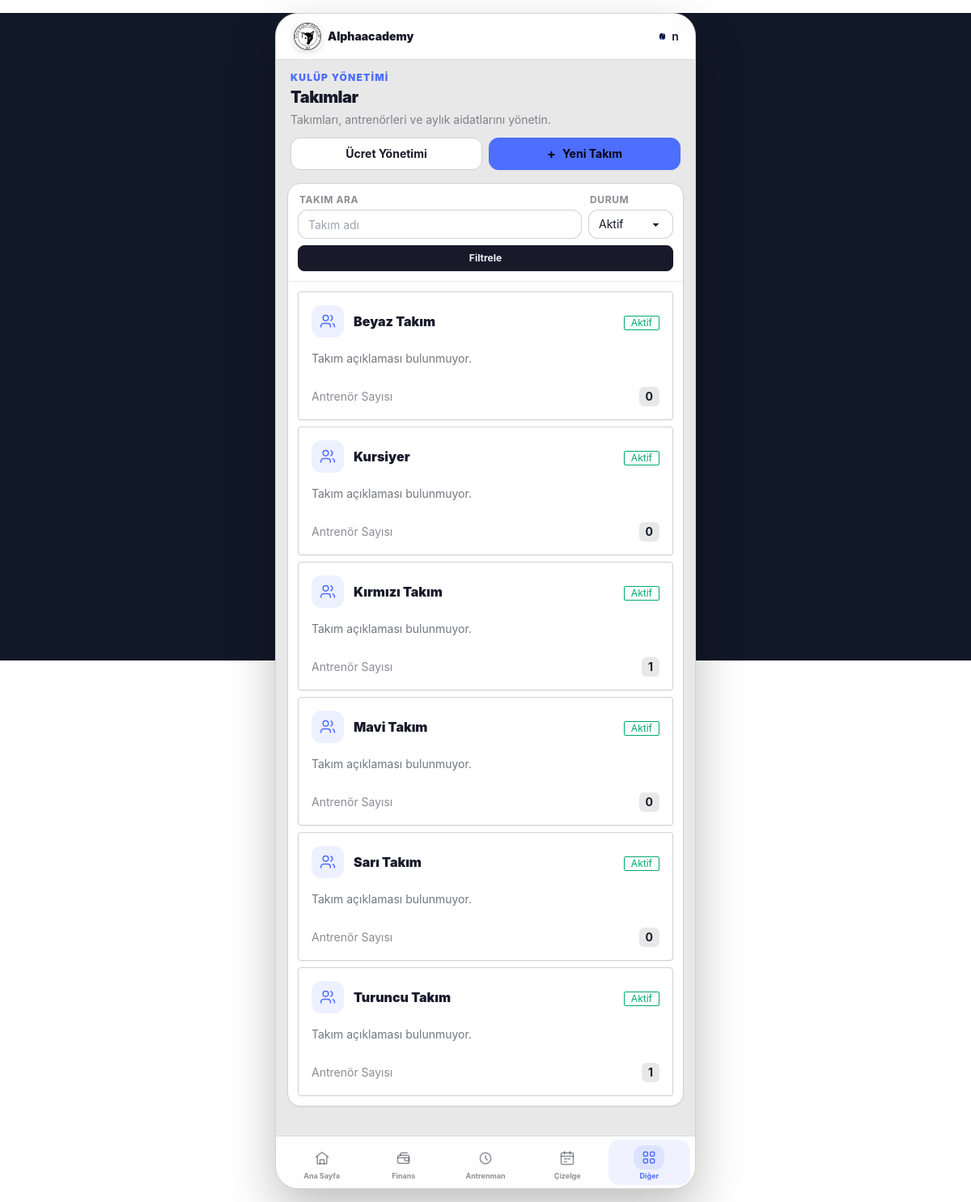
Before: /teams/ (signed in) with the older database file.
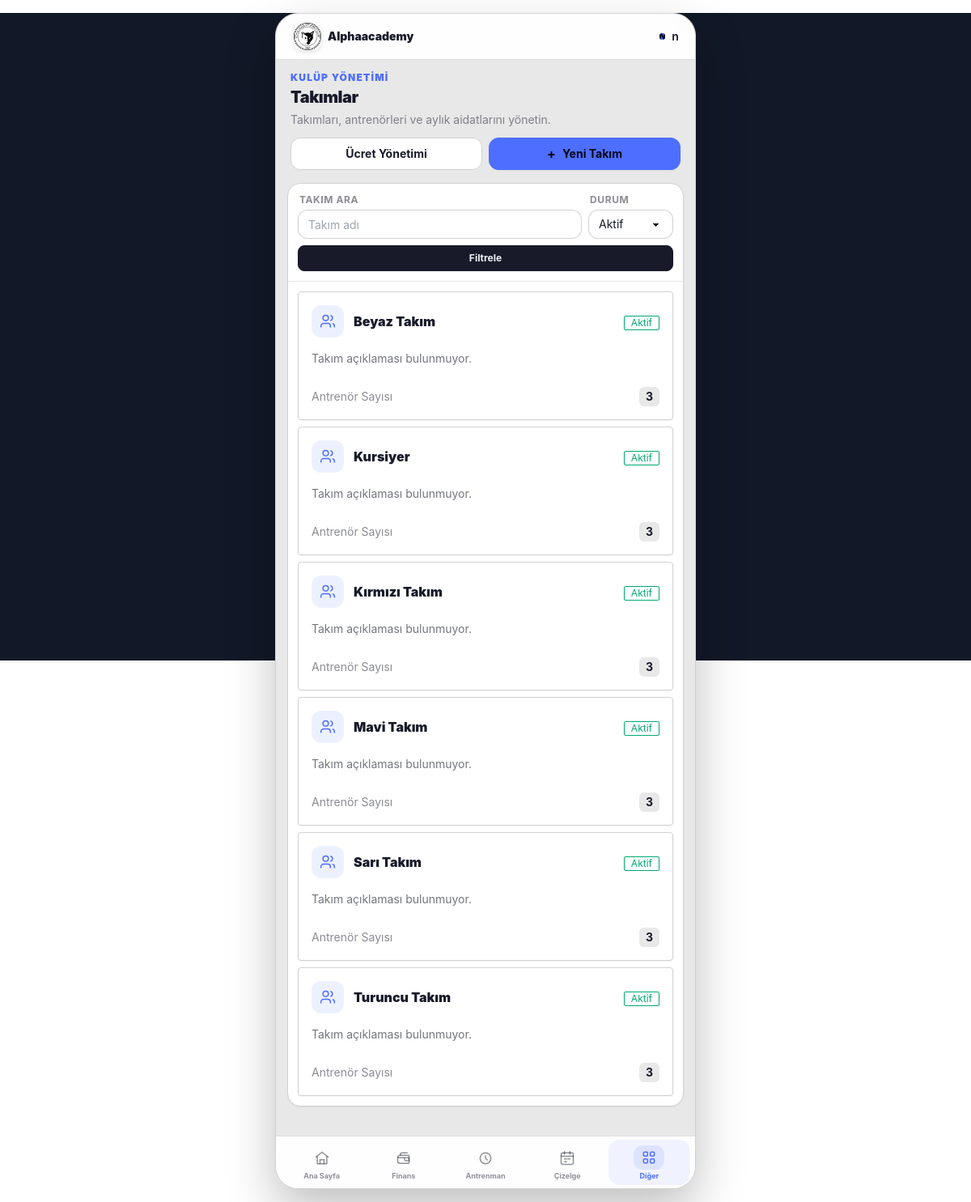
After: the same page with the newer database file.
### teams/models.py (models this page shows, shortened)
class Team(models.Model):
    name = models.CharField(max_length=100, verbose_name="Takım / Grup Adı")
    description = models.TextField(blank=True, null=True, verbose_name="Açıklama / Yaş Grubu")
    coaches = models.ManyToManyField(
        settings.AUTH_USER_MODEL,
        blank=True,
        limit_choices_to={'role__in': ['coach', 'club_admin']},
        related_name='assigned_teams',
        verbose_name="Sorumlu Antrenörler"
    )
    is_active = models.BooleanField(default=True, verbose_name="Aktif mi?")
    created_at = models.DateTimeField(auto_now_add=True)
    class Meta:
        verbose_name = "Takım"
        verbose_name_plural = "Takımlar"

### teams/views.py (the view)
# urls.py: path('', views.team_list, name='team-list'),
@login_required
def team_list(request):
	return render(request, 'team/team_list.html', _team_context(request))

### teams/views.py (called while the page is built)
def _team_context(request):
	query = request.GET.get('q', '').strip()
	status = request.GET.get('status', 'active')
	teams = Team.objects.prefetch_related('coaches').order_by('name')
	if request.user.is_coach:
		teams = teams.filter(coaches=request.user)
	if query:
		teams = teams.filter(name__icontains=query)
	if status == 'active':
		teams = teams.filter(is_active=True)
	elif status == 'inactive':
		teams = teams.filter(is_active=False)
	return {
		'teams': teams,
		'query': query,
		'status': status,
	}

### users/models.py (called while the page is built)
    @property
    def is_club_admin(self):
        return self.role == self.Role.ADMIN

    @property
    def is_coach(self):
        return self.role == self.Role.COACH

### templates/team/team_list.html (shortened to what this page needs)
{% extends "base.html" %}
{% block content %}
<div class="w-full space-y-4">
    <header class="px-1">
        <div class="flex items-start justify-between gap-3">
            <div class="min-w-0">
                <p class="text-[10px] font-black uppercase tracking-widest text-primary">
                    Kulüp yönetimi
                </p>
                <h1 class="mt-0.5 text-xl font-black tracking-tight text-base-content">
                    Takımlar
                </h1>
                <p class="mt-1 text-xs text-base-content/50">
                    Takımları, antrenörleri ve aylık aidatlarını yönetin.
                </p>
            </div>
        </div>
        <div class="mt-3 grid grid-cols-2 gap-2">
            <a
                href="{% url 'fee-management' %}"
                class="btn btn-outline btn-sm h-10 min-h-0 rounded-xl border-base-300 bg-base-100 text-xs font-bold text-base-content hover:border-primary hover:bg-primary/5">
                Ücret Yönetimi
            </a>
            <button
                type="button"
                class="btn btn-primary btn-sm h-10 min-h-0 rounded-xl text-xs font-bold shadow-sm"
                hx-get="{% url 'team-create' %}"
                hx-target="#team-modal-container"
                hx-swap="innerHTML">
                <span class="text-base font-bold leading-none">+</span>
                Yeni Takım
            </button>
        </div>
    </header>
    <section class="overflow-hidden rounded-2xl border border-base-300 bg-base-100 shadow-sm">
        <form
            method="get"
            class="border-b border-base-200 bg-base-50/50 p-3">
            <div class="grid grid-cols-[1fr_auto] items-end gap-2">
                <label class="form-control min-w-0">
                    <span class="mb-1 px-0.5 text-[9px] font-bold uppercase tracking-wider text-base-content/50">
                        Takım ara
                    </span>
                    <input
                        type="search"
                        name="q"
                        value="{{ query }}"
                        placeholder="Takım adı"
                        class="input input-bordered input-sm h-9 min-h-0 w-full rounded-xl bg-base-100 text-xs"
                    >
                </label>
                <label class="form-control w-[105px]">
                    <span class="mb-1 px-0.5 text-[9px] font-bold uppercase tracking-wider text-base-content/50">
                        Durum
                    </span>
                    <select
                        name="status"
                        class="select select-bordered select-sm h-9 min-h-0 w-full rounded-xl bg-base-100 text-xs">
                        <option value="active" {% if status == 'active' %}selected{% endif %}>
                            Aktif
                        </option>
                    </select>
                </label>
            </div>
            <button
                type="submit"
                class="btn btn-neutral btn-sm mt-2 h-8 min-h-0 w-full rounded-lg text-[10px] font-bold">
                Filtrele
            </button>
        </form>
        <div class="w-full overflow-x-auto">
            {% include 'team/partials/team_table.html' %}
        </div>
    </section>
</div>
{% endblock %}

### templates/team/partials/team_table.html
<div id="team-table" class="grid grid-cols-1 gap-2 p-3">
    {% for team in teams %}
    <a href="{% url 'team-detail' team.pk %}" class="group card border border-base-300 bg-base-100 shadow-sm transition-all active:scale-[0.98] hover:border-primary/50">
        <div class="card-body p-4">
            <div class="flex items-center justify-between gap-3">
                <div class="flex items-center gap-3 min-w-0">
                    <span class="grid h-10 w-10 shrink-0 place-items-center rounded-xl bg-primary/10 text-primary">
                        <svg class="h-5 w-5" viewBox="0 0 24 24" fill="none" stroke="currentColor" stroke-width="1.8">
                            <path d="M16 21v-2a4 4 0 0 0-4-4H6a4 4 0 0 0-4 4v2"/><circle cx="9" cy="7" r="4"/>
                            <path d="M22 21v-2a4 4 0 0 0-3-3.87M16 3.13a4 4 0 0 1 0 7.75"/>
                        </svg>
                    </span>
                    <h2 class="text-base font-black text-base-content truncate">{{ team.name }}</h2>
                </div>
                <div class="shrink-0">
                    {% if team.is_active %}
                        <span class="badge badge-success badge-outline text-[10px] px-2 py-0 h-auto">Aktif</span>
                    {% else %}
                        <span class="badge badge-ghost text-[10px] px-2 py-0 h-auto">Pasif</span>
                    {% endif %}
                </div>
            </div>
            <p class="text-xs text-base-content/60 mt-2 line-clamp-2 min-h-0">
                {{ team.description|default:'Takım açıklaması bulunmuyor.' }}
            </p>
            <div class="mt-2 flex items-center justify-between border-t border-base-100 pt-2 text-xs">
                <span class="text-base-content/50">Antrenör Sayısı</span>
                <span class="font-bold text-base-content bg-base-200 px-2 py-0.5 rounded-md">{{ team.coaches.count }}</span>
            </div>
        </div>
    </a>
    {% empty %}
        <div class="col-span-full py-12 text-center text-xs text-base-content/50">Kayıt bulunamadı.</div>
    {% endfor %}
</div>

Changed rows visible on the page:
changed Team "Beyaz Takım": coaches.count "0" → "3"
computed for Team "Kursiyer": coaches.count "0" → "3"
computed for Team "Kırmızı Takım": coaches.count "1" → "3"
changed Team "Mavi Takım": coaches.count "0" → "3"
changed Team "Sarı Takım": coaches.count "0" → "3"
computed for Team "Turuncu Takım": coaches.count "1" → "3"
